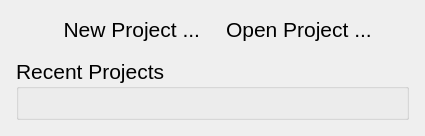
<?xml version="1.0" encoding="UTF-8"?>
<ui version="4.0">
 <class>NewOpenProjectPanel</class>
 <widget class="QWidget" name="NewOpenProjectPanel">
  <property name="geometry">
   <rect>
    <x>0</x>
    <y>0</y>
    <width>425</width>
    <height>136</height>
   </rect>
  </property>
  <property name="sizePolicy">
   <sizepolicy hsizetype="Preferred" vsizetype="Preferred">
    <horstretch>0</horstretch>
    <verstretch>0</verstretch>
   </sizepolicy>
  </property>
  <property name="windowTitle">
   <string>Form</string>
  </property>
  <property name="autoFillBackground">
   <bool>false</bool>
  </property>
  <layout class="QVBoxLayout" name="verticalLayout_2">
   <property name="leftMargin">
    <number>7</number>
   </property>
   <property name="topMargin">
    <number>7</number>
   </property>
   <property name="rightMargin">
    <number>7</number>
   </property>
   <property name="bottomMargin">
    <number>7</number>
   </property>
   <item>
    <widget class="QWidget" name="widget" native="true">
     <layout class="QVBoxLayout" name="verticalLayout">
      <item>
       <layout class="QHBoxLayout" name="horizontalLayout">
        <item>
         <spacer name="horizontalSpacer_2">
          <property name="orientation">
           <enum>Qt::Horizontal</enum>
          </property>
          <property name="sizeType">
           <enum>QSizePolicy::Minimum</enum>
          </property>
          <property name="sizeHint" stdset="0">
           <size>
            <width>20</width>
            <height>1</height>
           </size>
          </property>
         </spacer>
        </item>
        <item>
         <widget class="QLabel" name="newProjectLabel">
          <property name="font">
           <font>
            <pointsize>16</pointsize>
           </font>
          </property>
          <property name="text">
           <string>New Project ...</string>
          </property>
          <property name="alignment">
           <set>Qt::AlignRight|Qt::AlignTrailing|Qt::AlignVCenter</set>
          </property>
         </widget>
        </item>
        <item>
         <spacer name="horizontalSpacer">
          <property name="orientation">
           <enum>Qt::Horizontal</enum>
          </property>
          <property name="sizeType">
           <enum>QSizePolicy::Minimum</enum>
          </property>
          <property name="sizeHint" stdset="0">
           <size>
            <width>20</width>
            <height>1</height>
           </size>
          </property>
         </spacer>
        </item>
        <item>
         <widget class="QLabel" name="openProjectLabel">
          <property name="font">
           <font>
            <pointsize>16</pointsize>
           </font>
          </property>
          <property name="text">
           <string>Open Project ...</string>
          </property>
         </widget>
        </item>
        <item>
         <spacer name="horizontalSpacer_3">
          <property name="orientation">
           <enum>Qt::Horizontal</enum>
          </property>
          <property name="sizeType">
           <enum>QSizePolicy::Minimum</enum>
          </property>
          <property name="sizeHint" stdset="0">
           <size>
            <width>20</width>
            <height>1</height>
           </size>
          </property>
         </spacer>
        </item>
       </layout>
      </item>
      <item>
       <spacer name="verticalSpacer_2">
        <property name="orientation">
         <enum>Qt::Vertical</enum>
        </property>
        <property name="sizeType">
         <enum>QSizePolicy::Minimum</enum>
        </property>
        <property name="sizeHint" stdset="0">
         <size>
          <width>0</width>
          <height>10</height>
         </size>
        </property>
       </spacer>
      </item>
      <item>
       <widget class="QGroupBox" name="recentProjectsGroup">
        <property name="font">
         <font>
          <pointsize>16</pointsize>
          <kerning>true</kerning>
         </font>
        </property>
        <property name="styleSheet">
         <string notr="true"/>
        </property>
        <property name="title">
         <string>Recent Projects</string>
        </property>
        <layout class="QVBoxLayout" name="verticalLayout_3">
         <item>
          <spacer name="verticalSpacer">
           <property name="orientation">
            <enum>Qt::Vertical</enum>
           </property>
           <property name="sizeType">
            <enum>QSizePolicy::Minimum</enum>
           </property>
           <property name="sizeHint" stdset="0">
            <size>
             <width>0</width>
             <height>10</height>
            </size>
           </property>
          </spacer>
         </item>
        </layout>
       </widget>
      </item>
     </layout>
    </widget>
   </item>
  </layout>
 </widget>
 <resources/>
 <connections/>
</ui>
